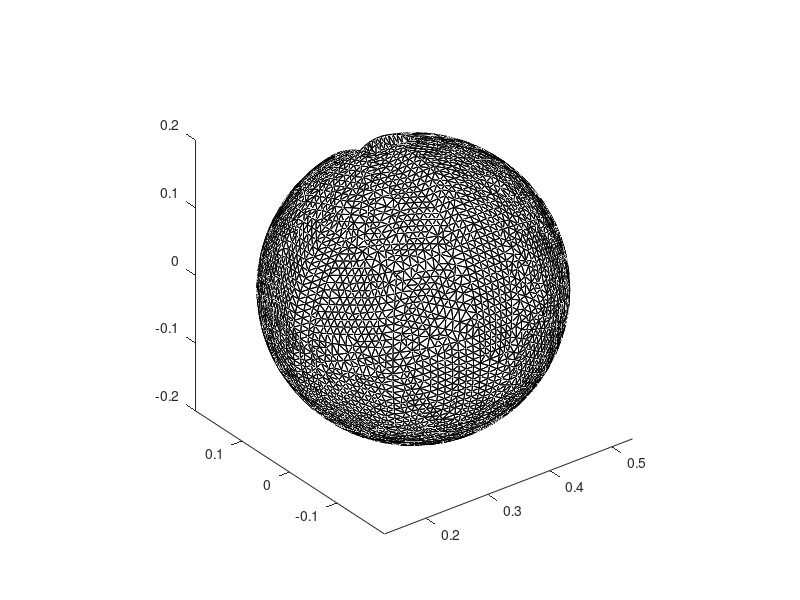

The MATLAB source for this figure: (Note: this script raises an error after producing the figure.)
clc; clear; close all

tri = importdata('tri.dat');
xyz = importdata('xyz.dat');
v2h = importdata('mv2h.dat');
twin = importdata('mtwin.dat');

figure('units','normalized','position',[.15 .15 .7 .7]);
hold on

trisurf(tri, xyz(:,1), xyz(:,2), xyz(:,3), ...
    'facecolor', 'w', 'specularstrength', 0, 'edgecolor', 'k');

% l = find(min(twin,[],2) < 1);
% l = find(v2h < 1);
% plot3(xyz(l,1), xyz(l,2), xyz(l,3), 'r.');
l = [];
for i = 1:size(twin,1)
    b = sum(xyz(tri(i,:),:),1) / 3.0;
    for j = 1:3
        if twin(i,2*j) < 1
            l = [l; [j,i]];
            e = tri(i,[j, 1+mod(j,3)])
            a = xyz(e(1),:);
            v = xyz(e(2),:) - a;
            m = a + 0.5*v;
            a = a + 0.05 * (b - m) + 0.05 * v;
            v = 0.9*v;
            quiver3(a(1), a(2), a(3), v(1), v(2), v(3), 0, 'r', 'maxheadsize', 1);
        end
    end
end
l


axis image vis3d
view(3)
camproj('persp');
if 1
    [azl,ell] = deal( 120, 60 );
    [xl,yl,zl] = sph2cart( pi()*azl/180, pi()*ell/180, 10 );
    light( 'style', 'infinite', 'position', [xl,yl,zl] );
    light( 'style', 'infinite', 'position', [-xl,-yl,-0.5*zl], 'color', 0.7*[1,1,1] );
end

% return

nt = size(tri,1);
nv = size(xyz,1);

j = 4060;%randi(nv);
% j = l(randi(length(l)));

h = v2h(j,:);
kv = [];
kf = [];
while 1
    % face
    kf = [kf, h(2)];
    % destination
    dest = tri(h(2), 1+mod(h(1),3));
    kv = [kv, dest];
    % previous (ingoing)
    h(1) = 1 + mod(h(1)+3-2,3);
    % twin (outgoing)
    h = twin(h(2),2*h(1)-[1,0]);
    if all(h == v2h(j,:)) || any(h == 0)
        break
    end
end

l = [j,kv];
aabb = zeros(1,6);
aabb(1:2:5) = min(xyz(l,:),[],1);
aabb(2:2:6) = max(xyz(l,:),[],1);
rng = aabb(2:2:6) - aabb(1:2:5);
rng = max(rng, 0.1*max(rng));
aabb(1:2:5) = aabb(1:2:5) - rng;
aabb(2:2:6) = aabb(2:2:6) + rng;


nor = zeros(1,3);
for f = kf
    nor = cross(xyz(tri(f,2),:) - xyz(tri(f,1),:), xyz(tri(f,3),:) - xyz(tri(f,1),:));
end
nor = 0.4 * norm(rng) * nor / norm(nor);



figure('units','normalized','position',[.15 .15 .7 .7]);
hold on

trisurf(tri, xyz(:,1), xyz(:,2), xyz(:,3), ...
    'facecolor', 'w', 'specularstrength', 0, 'edgecolor', 'k');

plot3(xyz(j,1), xyz(j,2), xyz(j,3), 'r.');
for i = 1:length(kv)
    a = xyz(kv(i),:);
    b = xyz(kv(1+mod(i,length(kv))),:);
    v = b - a;
    quiver3(a(1), a(2), a(3), v(1), v(2), v(3), 0, 'r', 'maxheadsize', 1);
end

quiver3(xyz(j,1), xyz(j,2), xyz(j,3), nor(1), nor(2), nor(3), 0, 'b', 'maxheadsize', 1);

trisurf(tri(kf,:), xyz(:,1), xyz(:,2), xyz(:,3), ...
    'facecolor', 'y', 'specularstrength', 0, 'edgecolor', 'none');
for i = 1:length(kf)
    fi = kf(i);
    
    a = sum(xyz(tri(kf(i),:),:),1) / 3.0;
    b = sum(xyz(tri(kf(1+mod(i,length(kf))),:),:),1) / 3.0;
    v = b - a;
    quiver3(a(1), a(2), a(3), v(1), v(2), v(3), 0, 'g', 'maxheadsize', 1);
end

% axis image vis3d
axis(aabb);
daspect([1,1,1]);
axis vis3d
view(3)
camproj('persp');
if 1
    [azl,ell] = deal( 120, 60 );
    [xl,yl,zl] = sph2cart( pi()*azl/180, pi()*ell/180, 10 );
    light( 'style', 'infinite', 'position', [xl,yl,zl] );
    light( 'style', 'infinite', 'position', [-xl,-yl,-0.5*zl], 'color', 0.7*[1,1,1] );
end